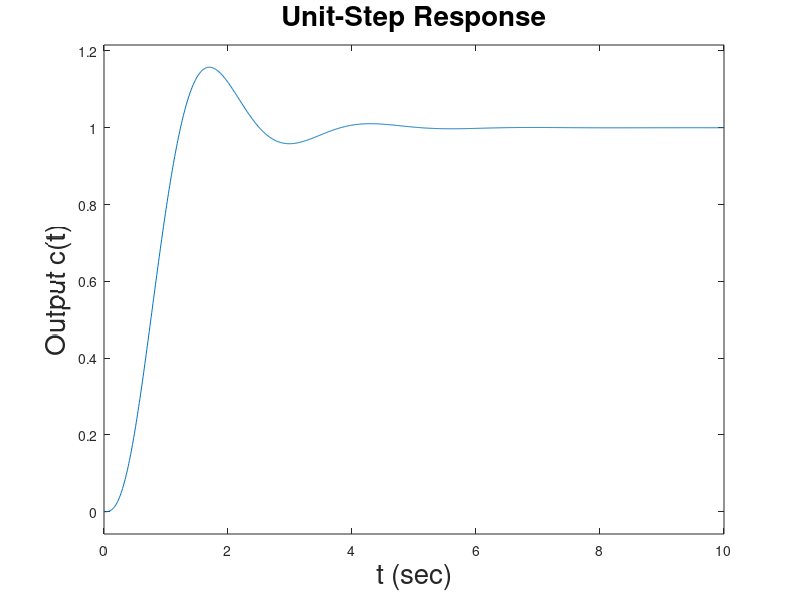

Reproduce this figure in MATLAB.
t = 0:0.01:10;
num1 = [20];den1 = [1,5,4];sys1 = tf(num1, den1);
num2 = [1];den2 = [1,0];sys2 = tf(num2,den2);
sys3 = feedback(sys1, 0.4490)
sys4 = series(sys3, sys2);
sys = feedback(sys4, 1);
step(sys, t)
grid
title('Unit-Step Response','Fontsize',20)
xlabel('t (sec)', 'Fontsize',20)
ylabel('Output c(t)','Fontsize',20)
